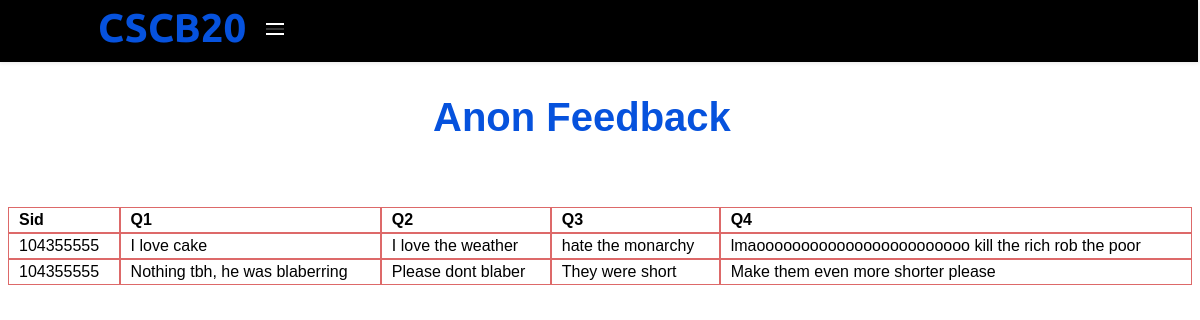
/anonFeedback (signed in), run on the app's committed database.
### tables this page shows
CREATE TABLE "AnonFeedback" (
	"No."	INTEGER NOT NULL PRIMARY KEY AUTOINCREMENT,
	"Sid"	INTEGER NOT NULL,
	"Q1"	TEXT,
	"Q2"	TEXT,
	"Q3"	TEXT,
	"Q4"	TEXT
);

### app.py (the view)
@app.route('/anonFeedback', methods=['GET','POST'])
def anonFeedback():
	if session['userType'] == 'student':
		if(request.method == "GET"):
			db = get_db()
			db.row_factory = make_dicts
			Instructors=[]
			new_userType="instructor"
			for instruct in query_db('SELECT * from Login where userType = ?',[new_userType]):
				Instructors.append(instruct)
			db.close()
		elif(request.method == "POST"):
			db = get_db()
			db.row_factory = make_dicts
			new_Sid= request.form['Sidmsg']
			new_msg1= request.form['message1']
			new_msg2= request.form['message2']
			new_msg3= request.form['message3']
			new_msg4= request.form['message4']
			cur = db.cursor()
			cur.execute('INSERT INTO anonFeedback (Sid,Q1,Q2,Q3,Q4) VALUES (?,?,?,?,?)', [new_Sid, new_msg1, new_msg2, new_msg3, new_msg4])
			session['logged_in'] = True
			db.commit()
			cur.close()
			db.close()
			return home()
		return render_template('anonFeedback.html', instructor=Instructors)
	else:
		db = get_db()
		db.row_factory = make_dicts
		new_Sid=session['Sid']
		allFeedbacks=[]
		for feedback in query_db('SELECT * from anonFeedback where Sid = ?',[new_Sid]):
			allFeedbacks.append(feedback)
		if not allFeedbacks:
			flash("You have no Reviews")
		db.close()
		return render_template('anonFeedbackInstructor.html', instructor=allFeedbacks)
	return render_template('anonFeedbackInstructor.html', instructor=Instructors)

### app.py (called while the page is built)
def get_db():
	db=getattr(g, '_database', None)
	if db is None:
		db=g._database=sqlite3.connect(DATABASE)
	return db

def query_db(query, args=(), one=False):
	cur = get_db().execute(query, args)
	rv = cur.fetchall()
	cur.close()
	return(rv[0] if rv else None) if one else rv

def make_dicts(cursor, row):
	return dict((cursor.description[idx][0], value)
					for idx, value in enumerate(row))

@app.teardown_appcontext
def close_connection(exception):
	db = getattr(g, '_database', None)
	if db is not None:
		db.close()

### templates/anonFeedbackInstructor.html (shortened to what this page needs)
<!DOCTYPE html>
<html lang="en">
<head>
  <link rel = "stylesheet" href = "{{url_for('static', filename='css/anonFeedbackInstructor.css')}}">
  <header class = "header">
    <a class = "logo" href = "/">CSCB20</a>
    <label class = "menu-icon" for = "menu-btn"><span class = "navicon"></span></label>
</header>
</head>
<body>
  <h1>Anon Feedback</h1>
  <div class="Table">
    <div class="TableRow">
    <div class="TableHead"><strong>Sid</strong></div>
    <div class="TableHead"><strong>Q1</strong></div>
    <div class="TableHead"><strong>Q2</strong></div>
    <div class="TableHead"><strong>Q3</strong></div>
    <div class="TableHead"><strong>Q4</strong></div>
    </div>
    {% for item in instructor %}
    <div class="TableRow">
    <div class="TableCell">{{ item['Sid'] }}</div>
    <div class="TableCell">{{ item['Q1'] }}</div>
    <div class="TableCell">{{ item['Q2'] }}</div>
    <div class="TableCell">{{ item['Q3'] }}</div>
    <div class="TableCell">{{ item['Q4'] }}</div>
    </div>
      {% endfor %}
    </div>
</body>
</html>

### static/css/anonFeedbackInstructor.css (style rules this page uses)
body h1 { position: relative; top: 60px; font-family: 'Ubantu', sans-serif; color: #0652DD; font-size: 40px; padding-left: 425px; }
a { color: #000; }
.header { background-color: black; box-shadow: 1px 1px 4px 0 rgba(0,0,0,.1); position: fixed; width: 100%; z-index: 3; top: 0; margin-left: -10px; margin-right: -5px; }
.header .logo { display: block; float: left; font-size: 40px; padding-top: 5px; padding-left: 100px; text-decoration: none; font-family: 'Ubuntu', sans-serif; font-weight: bold; color: #0652DD }
.header .menu-icon { cursor: pointer; display: inline-block; padding: 28px 20px; position: relative; user-select: none; }
.header .menu-icon .navicon { background: #333; display: block; height: 2px; position: relative; width: 18px; }
.header .menu-icon .navicon:before, .header .menu-icon .navicon:after { background: #FFFFFF; content: ''; display: block; height: 100%; position: absolute; transition: all .2s ease-out; width: 100%; }
.header .menu-icon .navicon:before { top: 5px; }
.header .menu-icon .navicon:after { top: -5px; }
body { display: flex; flex-direction: column; background-image: url('https://i.pinimg.com/originals/cd/c6/d3/cdc6d31594de6da0ae1eb2359e3d8ca5.jpg'); background-repeat: no-repeat; background-attachment: fixed; background-size: cover; }
.Table { display: table; margin-top: 100px; width: 100%; }
.TableRow { display: table-row; }
.TableCell, .TableHead { display: table-cell; padding: 3px 10px; font-family: 'Ubantu', sans-serif; border: 1px solid #dd6969; }

### data on the page
AnonFeedback: Sid "104355555", Q1 "I love cake", Q2 "I love the weather", Q3 "hate the monarchy", Q4 "lmaoooooooooooooooooooooooo kill the rich rob the poor"
AnonFeedback: Sid "104355555", Q1 "Nothing tbh, he was blaberring", Q2 "Please dont blaber", Q3 "They were short", Q4 "Make them even more shorter please"
